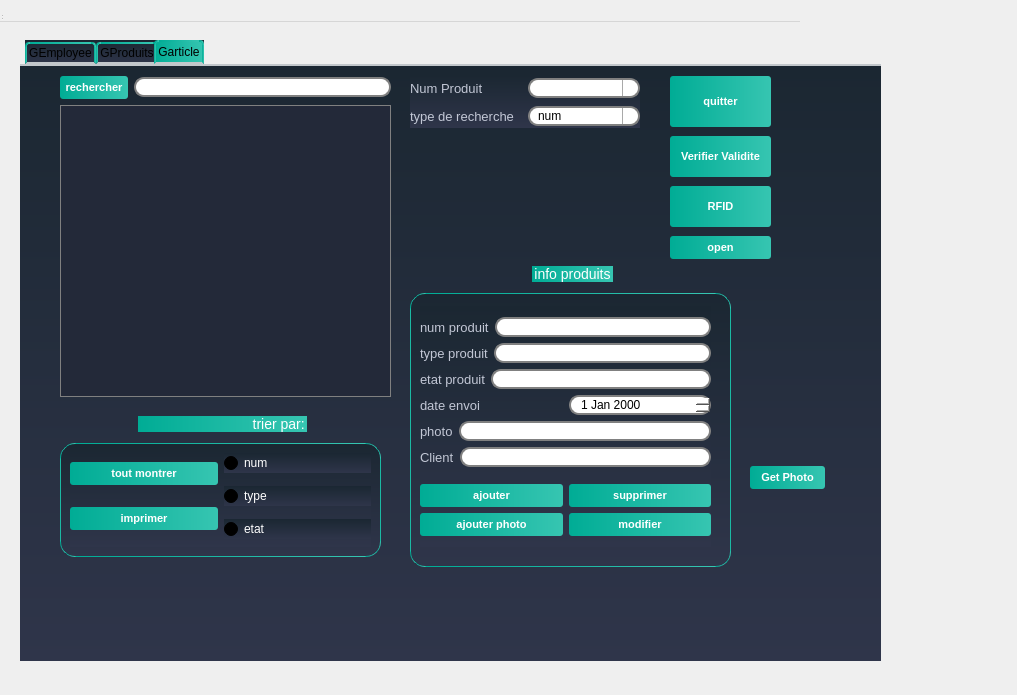
<?xml version="1.0" encoding="UTF-8"?>
<ui version="4.0">
 <class>garticle</class>
 <widget class="garticle" name="garticle">
  <property name="geometry">
   <rect>
    <x>0</x>
    <y>0</y>
    <width>1017</width>
    <height>695</height>
   </rect>
  </property>
  <property name="windowTitle">
   <string>garticle</string>
  </property>
  <widget class="QWidget" name="centralwidget" native="true">
   <property name="geometry">
    <rect>
     <x>0</x>
     <y>20</y>
     <width>771</width>
     <height>561</height>
    </rect>
   </property>
  </widget>
  <widget class="QMenuBar" name="menubar">
   <property name="geometry">
    <rect>
     <x>0</x>
     <y>0</y>
     <width>800</width>
     <height>22</height>
    </rect>
   </property>
  </widget>
  <widget class="QStatusBar" name="statusbar">
   <property name="geometry">
    <rect>
     <x>0</x>
     <y>0</y>
     <width>3</width>
     <height>21</height>
    </rect>
   </property>
  </widget>
  <widget class="QTabWidget" name="tab_article">
   <property name="geometry">
    <rect>
     <x>20</x>
     <y>40</y>
     <width>861</width>
     <height>621</height>
    </rect>
   </property>
   <property name="styleSheet">
    <string notr="true">/*-----QWidget-----*/

QWidget

{

	background-color: qlineargradient(spread:repeat, x1:1, y1:0, x2:1, y2:1, stop:0 rgba(27, 39, 50, 255),stop:1 rgba(47, 53, 74, 255));

	color: #000000;



}





/*-----QLabel-----*/

QLabel

{

	background-color: transparent;

	color: #c2c7d5;

	font-size: 13px;



}





/*-----QPushButton-----*/

QPushButton

{

	background-color: qlineargradient(spread:pad, x1:0, y1:0.511, x2:1, y2:0.511, stop:0 rgba(0, 172, 149, 255),stop:0.995192 rgba(54, 197, 177, 255));

	color: #fff;

	font-size: 11px;

	font-weight: bold;

	border: none;

	border-radius: 3px;

	padding: 5px;



}





QPushButton::pressed

{

	background-color: qlineargradient(spread:pad, x1:0, y1:0.511, x2:1, y2:0.511, stop:0 rgba(0, 207, 179, 255),stop:1 rgba(70, 255, 230, 255));



}





/*-----QCheckBox-----*/

QCheckBox

{

	background-color: transparent;

	color: #fff;

	font-size: 10px;

	font-weight: bold;

	border: none;

	border-radius: 5px;



}





/*-----QCheckBox-----*/

QCheckBox::indicator

{

    color: #b1b1b1;

    background-color: #323232;

    border: 1px solid darkgray;

    width: 12px;

    height: 12px;



}





QCheckBox::indicator:checked

{

    image:url(&quot;./ressources/check.png&quot;);

	background-color: qlineargradient(spread:pad, x1:0, y1:0.511, x2:1, y2:0.511, stop:0 rgba(0, 172, 149, 255),stop:0.995192 rgba(54, 197, 177, 255));;

    border: 1px solid #607cff;



}





QCheckBox::indicator:unchecked:hover

{

    border: 1px solid #08b099;



}





QCheckBox::disabled

{

	color: #656565;



}





QCheckBox::indicator:disabled

{

	background-color: #656565;

	color: #656565;

    border: 1px solid #656565;



}





/*-----QLineEdit-----*/

QLineEdit

{

	background-color: #c2c7d5;

	color: #000;

	font-weight: bold;

	border: none;

	border-radius: 2px;

	padding: 3px;



}







/*-----QListView-----*/

QListView

{

	background-color: qlineargradient(spread:pad, x1:1, y1:0, x2:1, y2:1, stop:0 rgba(50, 61, 80, 255),stop:1 rgba(44, 49, 69, 255));

	color: #fff;

	font-size: 12px;

	font-weight: bold;

	border: 1px solid #191919;

	show-decoration-selected: 0;



}





QListView::item

{

	color: #31cecb;

	background-color: #454e5e;

	border: none;

	padding: 5px;

	border-radius: 0px;

	padding-left : 10px;

	height: 42px;



}



QListView::item:selected

{

	color: #31cecb;

	background-color: #454e5e;



}





QListView::item:!selected

{

	color:white;

	background-color: transparent;

	border: none;

	padding-left : 10px;



}





QListView::item:!selected:hover

{

	color: #bbbcba;

	background-color: #454e5e;

	border: none;

	padding-left : 10px;



}





/*-----QTreeView-----*/

QTreeView 

{

	background-color: #232939;

	show-decoration-selected: 0;

	color: #c2c8d7;



}





QTreeView::item 

{

	border-top-color: transparent;

	border-bottom-color: transparent;



}





QTreeView::item:hover 

{

	background-color: #606060;

	color: #fff;



}





QTreeView::item:selected 

{

	background-color: #0ab19a;

	color: #fff;



}





QTreeView::item:selected:active

{

	background-color: #0ab19a;

	color: #fff;



}





QTreeView::branch:has-children:!has-siblings:closed,

QTreeView::branch:closed:has-children:has-siblings 

{

	image: url(://tree-closed.png);



}



QTreeView::branch:open:has-children:!has-siblings,

QTreeView::branch:open:has-children:has-siblings  

{

	image: url(://tree-open.png);



}





/*-----QTableView &amp; QTableWidget-----*/

QTableView

{

    background-color: #232939;

	border: 1px solid gray;

    color: #f0f0f0;

    gridline-color: #232939;

    outline : 0;



}





QTableView::disabled

{

    background-color: #242526;

    border: 1px solid #32414B;

    color: #656565;

    gridline-color: #656565;

    outline : 0;



}





QTableView::item:hover 

{

    background-color: #606060;

    color: #f0f0f0;



}





QTableView::item:selected 

{

	background-color: #0ab19a;

    color: #F0F0F0;



}





QTableView::item:selected:disabled

{

    background-color: #1a1b1c;

    border: 2px solid #525251;

    color: #656565;



}





QTableCornerButton::section

{

	background-color: #343a49;

    color: #fff;



}





QHeaderView::section

{

	color: #fff;

	border-top: 0px;

	border-bottom: 1px solid gray;

	border-right: 1px solid gray;

	background-color: #343a49;

    margin-top:1px;

	margin-bottom:1px;

	padding: 5px;



}





QHeaderView::section:disabled

{

    background-color: #525251;

    color: #656565;



}





QHeaderView::section:checked

{

    color: #fff;

    background-color: #0ab19a;



}





QHeaderView::section:checked:disabled

{

    color: #656565;

    background-color: #525251;



}





QHeaderView::section::vertical::first,

QHeaderView::section::vertical::only-one

{

    border-top: 1px solid #353635;



}





QHeaderView::section::vertical

{

    border-top: 1px solid #353635;



}





QHeaderView::section::horizontal::first,

QHeaderView::section::horizontal::only-one

{

    border-left: 1px solid #353635;



}





QHeaderView::section::horizontal

{

    border-left: 1px solid #353635;



}





/*-----QScrollBar-----*/

QScrollBar:horizontal 

{

    background-color: transparent;

    height: 8px;

    margin: 0px;

    padding: 0px;



}





QScrollBar::handle:horizontal 

{

    border: none;

	min-width: 100px;

    background-color: #56576c;



}





QScrollBar::add-line:horizontal, 

QScrollBar::sub-line:horizontal,

QScrollBar::add-page:horizontal, 

QScrollBar::sub-page:horizontal 

{

    width: 0px;

    background-color: transparent;



}





QScrollBar:vertical 

{

    background-color: transparent;

    width: 8px;

    margin: 0;



}





QScrollBar::handle:vertical 

{

    border: none;

	min-height: 100px;

    background-color: #56576c;



}





QScrollBar::add-line:vertical, 

QScrollBar::sub-line:vertical,

QScrollBar::add-page:vertical, 

QScrollBar::sub-page:vertical 

{

    height: 0px;

    background-color: transparent;



}

QGroupBox  {

    border: 1px solid gray;

    border-color: qlineargradient(spread:pad, x1:0, y1:0.511, x2:1, y2:0.511, stop:0 rgba(0, 172, 149, 255),stop:0.995192 rgba(54, 197, 177, 255));;

    margin-top: 27px;

    font-size: 14px;

    border-radius: 15px;

}



QGroupBox::title  {

    subcontrol-origin: margin;

    subcontrol-position: top center;

    padding: 5px 8000px 5px 8000px;

    background-color: qlineargradient(spread:pad, x1:0, y1:0.511, x2:1, y2:0.511, stop:0 rgba(0, 172, 149, 255),stop:0.995192 rgba(54, 197, 177, 255));;

    color: rgb(255, 255, 255);

}

QLineEdit {

    border: 2px solid gray;

    border-radius: 10px;

    padding: 0 8px;

    background: white;

    selection-background-color: darkgray;

}

QComboBox {

    border: 2px solid grey;

    border-radius: 10px;

    padding: 0 8px;

    min-width: 6em;

}



QComboBox:editable {

    background: white;

}



QComboBox:!editable, QComboBox::drop-down:editable {

     background: white;

}



/* QComboBox gets the &quot;on&quot; state when the popup is open */

QComboBox:!editable:on, QComboBox::drop-down:editable:on {

    background: qlineargradient(x1: 0, y1: 0, x2: 0, y2: 1,

                                stop: 0 #D3D3D3, stop: 0.4 #D8D8D8,

                                stop: 0.5 #DDDDDD, stop: 1.0 #E1E1E1);

}



QComboBox:on { /* shift the text when the popup opens */

    padding-top: 3px;

    padding-left: 4px;

}



QComboBox::drop-down {

    subcontrol-origin: padding;

    subcontrol-position: top right;

    width: 15px;



    border-left-width: 1px;

    border-left-color: darkgray;

    border-left-style: solid; /* just a single line */

    border-top-right-radius: 10px; /* same radius as the QComboBox */

    border-bottom-right-radius: 10px;

}



QComboBox::down-arrow {

    image: url(/usr/share/icons/crystalsvg/16x16/actions/1downarrow.png);

}



QComboBox::down-arrow:on { /* shift the arrow when popup is open */

    top: 1px;

    left: 1px;

}

QComboBox QAbstractItemView {

    border: 2px solid gray;

    selection-background-color: lightgray;

}

QTabWidget::pane { /* The tab widget frame */

    border-top: 2px solid #C2C7CB;

}



QTabWidget::tab-bar {

    left: 5px; /* move to the right by 5px */

}



/* Style the tab using the tab sub-control. Note that

    it reads QTabBar _not_ QTabWidget */

QTabBar::tab {

    background: qlineargradient(x1: 0, y1: 0, x2: 0, y2: 1,

                                stop: 0 #E1E1E1, stop: 0.4 #DDDDDD,

                                stop: 0.5 #D8D8D8, stop: 1.0 #D3D3D3);

    border: 2px solid qlineargradient(spread:pad, x1:0, y1:0.511, x2:1, y2:0.511, stop:0 rgba(0, 172, 149, 255),stop:0.995192 rgba(54, 197, 177, 255));;

    border-bottom-color: #C2C7CB; /* same as the pane color */

    border-top-left-radius: 4px;

    border-top-right-radius: 4px;

    min-width: 8ex;

    padding: 2px;

}



QTabBar::tab:selected, QTabBar::tab:hover {

    background: qlineargradient(spread:pad, x1:0, y1:0.511, x2:1, y2:0.511, stop:0 rgba(0, 172, 149, 255),stop:0.995192 rgba(54, 197, 177, 255));

}



QTabBar::tab:selected {

    border-color:qlineargradient(spread:pad, x1:0, y1:0.511, x2:1, y2:0.511, stop:0 rgba(0, 172, 149, 255),stop:0.995192 rgba(54, 197, 177, 255));

    border-bottom-color: #C2C7CB; /* same as pane color */

}



QTabBar::tab:!selected {

    margin-top: 2px; /* make non-selected tabs look smaller */

}



/* make use of negative margins for overlapping tabs */

QTabBar::tab:selected {

    /* expand/overlap to the left and right by 4px */

    margin-left: -4px;

    margin-right: -4px;

}



QTabBar::tab:first:selected {

    margin-left: 0; /* the first selected tab has nothing to overlap with on the left */

}



QTabBar::tab:last:selected {

    margin-right: 0; /* the last selected tab has nothing to overlap with on the right */

}



QTabBar::tab:only-one {

    margin: 0; /* if there is only one tab, we don't want overlapping margins */

}

QRadioButton{



	color:white;

	font:solid;

}

QDateEdit

{

    background-color: white;

	border: 2px solid grey;

    border-radius: 10px;

    padding: 0 8px;

    spacing: 5px; 

    min-width: 6em;

}





QDateEdit::drop-down {

    image: url(:/new/myapp/cbarrowdn.png);

    width:50px;

    height:15px;

    subcontrol-position: right top;

    subcontrol-origin:margin;

    background-color: white;

   	border: 2px solid grey;

    border-radius: 10px;

    padding: 0 8px;

    spacing: 5px; 

    min-width: 6em;

   spacing: 5px; 

}</string>
   </property>
   <property name="currentIndex">
    <number>2</number>
   </property>
   <property name="elideMode">
    <enum>Qt::ElideNone</enum>
   </property>
   <widget class="QWidget" name="tab_3">
    <attribute name="title">
     <string>GEmployee</string>
    </attribute>
   </widget>
   <widget class="QWidget" name="tab_2">
    <attribute name="title">
     <string>GProduits</string>
    </attribute>
   </widget>
   <widget class="QWidget" name="tab">
    <attribute name="title">
     <string>Garticle</string>
    </attribute>
    <widget class="QGroupBox" name="groupBox">
     <property name="geometry">
      <rect>
       <x>390</x>
       <y>200</y>
       <width>321</width>
       <height>301</height>
      </rect>
     </property>
     <property name="title">
      <string>info produits</string>
     </property>
     <widget class="QWidget" name="layoutWidget">
      <property name="geometry">
       <rect>
        <x>10</x>
        <y>40</y>
        <width>291</width>
        <height>241</height>
       </rect>
      </property>
      <layout class="QVBoxLayout" name="verticalLayout_7">
       <item>
        <layout class="QVBoxLayout" name="verticalLayout_6">
         <item>
          <layout class="QVBoxLayout" name="verticalLayout_4">
           <item>
            <layout class="QHBoxLayout" name="horizontalLayout_4">
             <item>
              <widget class="QLabel" name="label">
               <property name="text">
                <string>num produit</string>
               </property>
              </widget>
             </item>
             <item>
              <widget class="QLineEdit" name="num_prod"/>
             </item>
            </layout>
           </item>
           <item>
            <layout class="QHBoxLayout" name="horizontalLayout_5">
             <item>
              <widget class="QLabel" name="label_2">
               <property name="text">
                <string>type produit</string>
               </property>
              </widget>
             </item>
             <item>
              <widget class="QLineEdit" name="type_prod"/>
             </item>
            </layout>
           </item>
           <item>
            <layout class="QHBoxLayout" name="horizontalLayout_6">
             <item>
              <widget class="QLabel" name="label_3">
               <property name="text">
                <string>etat produit</string>
               </property>
              </widget>
             </item>
             <item>
              <widget class="QLineEdit" name="etat_prod"/>
             </item>
            </layout>
           </item>
           <item>
            <layout class="QHBoxLayout" name="horizontalLayout_8">
             <item>
              <widget class="QLabel" name="label_5">
               <property name="text">
                <string>date envoi</string>
               </property>
              </widget>
             </item>
             <item>
              <widget class="QDateEdit" name="date_env"/>
             </item>
            </layout>
           </item>
          </layout>
         </item>
         <item>
          <layout class="QHBoxLayout" name="horizontalLayout_7">
           <item>
            <widget class="QLabel" name="label_4">
             <property name="text">
              <string>photo</string>
             </property>
            </widget>
           </item>
           <item>
            <widget class="QLineEdit" name="photo_prod"/>
           </item>
          </layout>
         </item>
         <item>
          <layout class="QHBoxLayout" name="horizontalLayout_11">
           <item>
            <widget class="QLabel" name="label_6">
             <property name="text">
              <string>Client</string>
             </property>
            </widget>
           </item>
           <item>
            <widget class="QLineEdit" name="cin_client"/>
           </item>
          </layout>
         </item>
        </layout>
       </item>
       <item>
        <layout class="QVBoxLayout" name="verticalLayout_5">
         <item>
          <layout class="QHBoxLayout" name="horizontalLayout_9">
           <item>
            <widget class="QPushButton" name="ajout_article">
             <property name="text">
              <string>ajouter</string>
             </property>
            </widget>
           </item>
           <item>
            <widget class="QPushButton" name="supp_article">
             <property name="text">
              <string>supprimer</string>
             </property>
            </widget>
           </item>
          </layout>
         </item>
         <item>
          <layout class="QHBoxLayout" name="horizontalLayout_10">
           <item>
            <widget class="QPushButton" name="pushButton_4">
             <property name="text">
              <string>ajouter photo</string>
             </property>
            </widget>
           </item>
           <item>
            <widget class="QPushButton" name="modif_article">
             <property name="text">
              <string>modifier</string>
             </property>
            </widget>
           </item>
          </layout>
         </item>
        </layout>
       </item>
      </layout>
     </widget>
    </widget>
    <widget class="QPushButton" name="pushButton_2">
     <property name="geometry">
      <rect>
       <x>650</x>
       <y>10</y>
       <width>101</width>
       <height>51</height>
      </rect>
     </property>
     <property name="text">
      <string>quitter</string>
     </property>
    </widget>
    <widget class="QGroupBox" name="groupBox_2">
     <property name="geometry">
      <rect>
       <x>40</x>
       <y>350</y>
       <width>321</width>
       <height>141</height>
      </rect>
     </property>
     <property name="title">
      <string>                             trier par:</string>
     </property>
     <widget class="QWidget" name="layoutWidget">
      <property name="geometry">
       <rect>
        <x>10</x>
        <y>30</y>
        <width>301</width>
        <height>101</height>
       </rect>
      </property>
      <layout class="QHBoxLayout" name="horizontalLayout_3">
       <item>
        <layout class="QVBoxLayout" name="verticalLayout_3">
         <item>
          <widget class="QPushButton" name="tot_afficher_art">
           <property name="text">
            <string>tout montrer</string>
           </property>
          </widget>
         </item>
         <item>
          <widget class="QPushButton" name="pdfarticle">
           <property name="text">
            <string>imprimer</string>
           </property>
          </widget>
         </item>
        </layout>
       </item>
       <item>
        <layout class="QHBoxLayout" name="horizontalLayout_2">
         <item>
          <layout class="QVBoxLayout" name="verticalLayout_2">
           <item>
            <widget class="QRadioButton" name="tri_num_art">
             <property name="text">
              <string>num</string>
             </property>
            </widget>
           </item>
           <item>
            <widget class="QRadioButton" name="tri_type_art">
             <property name="text">
              <string>type</string>
             </property>
            </widget>
           </item>
           <item>
            <widget class="QRadioButton" name="tri_etat_art">
             <property name="text">
              <string>etat</string>
             </property>
            </widget>
           </item>
          </layout>
         </item>
        </layout>
       </item>
      </layout>
     </widget>
    </widget>
    <widget class="QWidget" name="layoutWidget">
     <property name="geometry">
      <rect>
       <x>40</x>
       <y>10</y>
       <width>331</width>
       <height>321</height>
      </rect>
     </property>
     <layout class="QVBoxLayout" name="verticalLayout">
      <item>
       <layout class="QHBoxLayout" name="horizontalLayout">
        <item>
         <widget class="QPushButton" name="btn_rech_art">
          <property name="text">
           <string>rechercher</string>
          </property>
         </widget>
        </item>
        <item>
         <widget class="QLineEdit" name="line_rech_art"/>
        </item>
       </layout>
      </item>
      <item>
       <widget class="QTableView" name="tab_art">
        <property name="styleSheet">
         <string notr="true">/*-----QWidget-----*/

QWidget

{

	background-color: qlineargradient(spread:repeat, x1:1, y1:0, x2:1, y2:1, stop:0 rgba(27, 39, 50, 255),stop:1 rgba(47, 53, 74, 255));

	color: #000000;



}





/*-----QLabel-----*/

QLabel

{

	background-color: transparent;

	color: #c2c7d5;

	font-size: 13px;



}





/*-----QPushButton-----*/

QPushButton

{

	background-color: qlineargradient(spread:pad, x1:0, y1:0.511, x2:1, y2:0.511, stop:0 rgba(0, 172, 149, 255),stop:0.995192 rgba(54, 197, 177, 255));

	color: #fff;

	font-size: 11px;

	font-weight: bold;

	border: none;

	border-radius: 3px;

	padding: 5px;



}





QPushButton::pressed

{

	background-color: qlineargradient(spread:pad, x1:0, y1:0.511, x2:1, y2:0.511, stop:0 rgba(0, 207, 179, 255),stop:1 rgba(70, 255, 230, 255));



}





/*-----QCheckBox-----*/

QCheckBox

{

	background-color: transparent;

	color: #fff;

	font-size: 10px;

	font-weight: bold;

	border: none;

	border-radius: 5px;



}





/*-----QCheckBox-----*/

QCheckBox::indicator

{

    color: #b1b1b1;

    background-color: #323232;

    border: 1px solid darkgray;

    width: 12px;

    height: 12px;



}





QCheckBox::indicator:checked

{

    image:url(&quot;./ressources/check.png&quot;);

	background-color: qlineargradient(spread:pad, x1:0, y1:0.511, x2:1, y2:0.511, stop:0 rgba(0, 172, 149, 255),stop:0.995192 rgba(54, 197, 177, 255));;

    border: 1px solid #607cff;



}





QCheckBox::indicator:unchecked:hover

{

    border: 1px solid #08b099;



}





QCheckBox::disabled

{

	color: #656565;



}





QCheckBox::indicator:disabled

{

	background-color: #656565;

	color: #656565;

    border: 1px solid #656565;



}





/*-----QLineEdit-----*/

QLineEdit

{

	background-color: #c2c7d5;

	color: #000;

	font-weight: bold;

	border: none;

	border-radius: 2px;

	padding: 3px;



}







/*-----QListView-----*/

QListView

{

	background-color: qlineargradient(spread:pad, x1:1, y1:0, x2:1, y2:1, stop:0 rgba(50, 61, 80, 255),stop:1 rgba(44, 49, 69, 255));

	color: #fff;

	font-size: 12px;

	font-weight: bold;

	border: 1px solid #191919;

	show-decoration-selected: 0;



}





QListView::item

{

	color: #31cecb;

	background-color: #454e5e;

	border: none;

	padding: 5px;

	border-radius: 0px;

	padding-left : 10px;

	height: 42px;



}



QListView::item:selected

{

	color: #31cecb;

	background-color: #454e5e;



}





QListView::item:!selected

{

	color:white;

	background-color: transparent;

	border: none;

	padding-left : 10px;



}





QListView::item:!selected:hover

{

	color: #bbbcba;

	background-color: #454e5e;

	border: none;

	padding-left : 10px;



}





/*-----QTreeView-----*/

QTreeView 

{

	background-color: #232939;

	show-decoration-selected: 0;

	color: #c2c8d7;



}





QTreeView::item 

{

	border-top-color: transparent;

	border-bottom-color: transparent;



}





QTreeView::item:hover 

{

	background-color: #606060;

	color: #fff;



}





QTreeView::item:selected 

{

	background-color: #0ab19a;

	color: #fff;



}





QTreeView::item:selected:active

{

	background-color: #0ab19a;

	color: #fff;



}





QTreeView::branch:has-children:!has-siblings:closed,

QTreeView::branch:closed:has-children:has-siblings 

{

	image: url(://tree-closed.png);



}



QTreeView::branch:open:has-children:!has-siblings,

QTreeView::branch:open:has-children:has-siblings  

{

	image: url(://tree-open.png);



}





/*-----QTableView &amp; QTableWidget-----*/

QTableView

{

    background-color: #232939;

	border: 1px solid gray;

    color: #f0f0f0;

    gridline-color: #232939;

    outline : 0;



}





QTableView::disabled

{

    background-color: #242526;

    border: 1px solid #32414B;

    color: #656565;

    gridline-color: #656565;

    outline : 0;



}





QTableView::item:hover 

{

    background-color: #606060;

    color: #f0f0f0;



}





QTableView::item:selected 

{

	background-color: #0ab19a;

    color: #F0F0F0;



}





QTableView::item:selected:disabled

{

    background-color: #1a1b1c;

    border: 2px solid #525251;

    color: #656565;



}





QTableCornerButton::section

{

	background-color: #343a49;

    color: #fff;



}





QHeaderView::section

{

	color: #fff;

	border-top: 0px;

	border-bottom: 1px solid gray;

	border-right: 1px solid gray;

	background-color: #343a49;

    margin-top:1px;

	margin-bottom:1px;

	padding: 5px;



}





QHeaderView::section:disabled

{

    background-color: #525251;

    color: #656565;



}





QHeaderView::section:checked

{

    color: #fff;

    background-color: #0ab19a;



}





QHeaderView::section:checked:disabled

{

    color: #656565;

    background-color: #525251;



}





QHeaderView::section::vertical::first,

QHeaderView::section::vertical::only-one

{

    border-top: 1px solid #353635;



}





QHeaderView::section::vertical

{

    border-top: 1px solid #353635;



}





QHeaderView::section::horizontal::first,

QHeaderView::section::horizontal::only-one

{

    border-left: 1px solid #353635;



}





QHeaderView::section::horizontal

{

    border-left: 1px solid #353635;



}





/*-----QScrollBar-----*/

QScrollBar:horizontal 

{

    background-color: transparent;

    height: 8px;

    margin: 0px;

    padding: 0px;



}





QScrollBar::handle:horizontal 

{

    border: none;

	min-width: 100px;

    background-color: #56576c;



}





QScrollBar::add-line:horizontal, 

QScrollBar::sub-line:horizontal,

QScrollBar::add-page:horizontal, 

QScrollBar::sub-page:horizontal 

{

    width: 0px;

    background-color: transparent;



}





QScrollBar:vertical 

{

    background-color: transparent;

    width: 8px;

    margin: 0;



}





QScrollBar::handle:vertical 

{

    border: none;

	min-height: 100px;

    background-color: #56576c;



}





QScrollBar::add-line:vertical, 

QScrollBar::sub-line:vertical,

QScrollBar::add-page:vertical, 

QScrollBar::sub-page:vertical 

{

    height: 0px;

    background-color: transparent;



}

QGroupBox  {

    border: 1px solid gray;

    border-color: qlineargradient(spread:pad, x1:0, y1:0.511, x2:1, y2:0.511, stop:0 rgba(0, 172, 149, 255),stop:0.995192 rgba(54, 197, 177, 255));;

    margin-top: 27px;

    font-size: 14px;

    border-radius: 15px;

}



QGroupBox::title  {

    subcontrol-origin: margin;

    subcontrol-position: top center;

    padding: 5px 8000px 5px 8000px;

    background-color: qlineargradient(spread:pad, x1:0, y1:0.511, x2:1, y2:0.511, stop:0 rgba(0, 172, 149, 255),stop:0.995192 rgba(54, 197, 177, 255));;

    color: rgb(255, 255, 255);

}

QLineEdit {

    border: 2px solid gray;

    border-radius: 10px;

    padding: 0 8px;

    background: white;

    selection-background-color: darkgray;

}

QComboBox {

    border: 2px solid grey;

    border-radius: 10px;

    padding: 0 8px;

    min-width: 6em;

}



QComboBox:editable {

    background: white;

}



QComboBox:!editable, QComboBox::drop-down:editable {

     background: white;

}



/* QComboBox gets the &quot;on&quot; state when the popup is open */

QComboBox:!editable:on, QComboBox::drop-down:editable:on {

    background: qlineargradient(x1: 0, y1: 0, x2: 0, y2: 1,

                                stop: 0 #D3D3D3, stop: 0.4 #D8D8D8,

                                stop: 0.5 #DDDDDD, stop: 1.0 #E1E1E1);

}



QComboBox:on { /* shift the text when the popup opens */

    padding-top: 3px;

    padding-left: 4px;

}



QComboBox::drop-down {

    subcontrol-origin: padding;

    subcontrol-position: top right;

    width: 15px;



    border-left-width: 1px;

    border-left-color: darkgray;

    border-left-style: solid; /* just a single line */

    border-top-right-radius: 10px; /* same radius as the QComboBox */

    border-bottom-right-radius: 10px;

}



QComboBox::down-arrow {

    image: url(/usr/share/icons/crystalsvg/16x16/actions/1downarrow.png);

}



QComboBox::down-arrow:on { /* shift the arrow when popup is open */

    top: 1px;

    left: 1px;

}

QComboBox QAbstractItemView {

    border: 2px solid gray;

    selection-background-color: lightgray;

}

QTabWidget::pane { /* The tab widget frame */

    border-top: 2px solid #C2C7CB;

}



QTabWidget::tab-bar {

    left: 5px; /* move to the right by 5px */

}



/* Style the tab using the tab sub-control. Note that

    it reads QTabBar _not_ QTabWidget */

QTabBar::tab {

    background: qlineargradient(x1: 0, y1: 0, x2: 0, y2: 1,

                                stop: 0 #E1E1E1, stop: 0.4 #DDDDDD,

                                stop: 0.5 #D8D8D8, stop: 1.0 #D3D3D3);

    border: 2px solid qlineargradient(spread:pad, x1:0, y1:0.511, x2:1, y2:0.511, stop:0 rgba(0, 172, 149, 255),stop:0.995192 rgba(54, 197, 177, 255));;

    border-bottom-color: #C2C7CB; /* same as the pane color */

    border-top-left-radius: 4px;

    border-top-right-radius: 4px;

    min-width: 8ex;

    padding: 2px;

}



QTabBar::tab:selected, QTabBar::tab:hover {

    background: qlineargradient(spread:pad, x1:0, y1:0.511, x2:1, y2:0.511, stop:0 rgba(0, 172, 149, 255),stop:0.995192 rgba(54, 197, 177, 255));

}



QTabBar::tab:selected {

    border-color:qlineargradient(spread:pad, x1:0, y1:0.511, x2:1, y2:0.511, stop:0 rgba(0, 172, 149, 255),stop:0.995192 rgba(54, 197, 177, 255));

    border-bottom-color: #C2C7CB; /* same as pane color */

}



QTabBar::tab:!selected {

    margin-top: 2px; /* make non-selected tabs look smaller */

}



/* make use of negative margins for overlapping tabs */

QTabBar::tab:selected {

    /* expand/overlap to the left and right by 4px */

    margin-left: -4px;

    margin-right: -4px;

}



QTabBar::tab:first:selected {

    margin-left: 0; /* the first selected tab has nothing to overlap with on the left */

}



QTabBar::tab:last:selected {

    margin-right: 0; /* the last selected tab has nothing to overlap with on the right */

}



QTabBar::tab:only-one {

    margin: 0; /* if there is only one tab, we don't want overlapping margins */

}

QRadioButton{



	color:white;

	font:solid;

}

QDateEdit

{

    background-color: white;

	border: 2px solid grey;

    border-radius: 10px;

    padding: 0 8px;

    spacing: 5px; 

    min-width: 6em;

}





QDateEdit::drop-down {

    image: url(:/new/myapp/cbarrowdn.png);

    width:50px;

    height:15px;

    subcontrol-position: right top;

    subcontrol-origin:margin;

    background-color: white;

   	border: 2px solid grey;

    border-radius: 10px;

    padding: 0 8px;

    spacing: 5px; 

    min-width: 6em;

   spacing: 5px; 

}</string>
        </property>
       </widget>
      </item>
     </layout>
    </widget>
    <widget class="QWidget" name="layoutWidget">
     <property name="geometry">
      <rect>
       <x>390</x>
       <y>10</y>
       <width>230</width>
       <height>52</height>
      </rect>
     </property>
     <layout class="QVBoxLayout" name="verticalLayout_8">
      <item>
       <layout class="QHBoxLayout" name="horizontalLayout_12">
        <item>
         <widget class="QLabel" name="label_7">
          <property name="text">
           <string>Num Produit</string>
          </property>
         </widget>
        </item>
        <item>
         <widget class="QComboBox" name="comboBox_modif_prod"/>
        </item>
       </layout>
      </item>
      <item>
       <layout class="QHBoxLayout" name="horizontalLayout_13">
        <item>
         <widget class="QLabel" name="label_8">
          <property name="text">
           <string>type de recherche</string>
          </property>
         </widget>
        </item>
        <item>
         <widget class="QComboBox" name="combo_rech_art">
          <item>
           <property name="text">
            <string>num</string>
           </property>
          </item>
          <item>
           <property name="text">
            <string>client</string>
           </property>
          </item>
          <item>
           <property name="text">
            <string>type</string>
           </property>
          </item>
          <item>
           <property name="text">
            <string>etat</string>
           </property>
          </item>
         </widget>
        </item>
       </layout>
      </item>
     </layout>
    </widget>
    <widget class="QLabel" name="labelpic_art">
     <property name="geometry">
      <rect>
       <x>410</x>
       <y>90</y>
       <width>231</width>
       <height>91</height>
      </rect>
     </property>
     <property name="text">
      <string/>
     </property>
    </widget>
    <widget class="QPushButton" name="notif">
     <property name="geometry">
      <rect>
       <x>650</x>
       <y>70</y>
       <width>101</width>
       <height>41</height>
      </rect>
     </property>
     <property name="text">
      <string>Verifier Validite</string>
     </property>
    </widget>
    <widget class="QPushButton" name="RFID">
     <property name="geometry">
      <rect>
       <x>650</x>
       <y>120</y>
       <width>101</width>
       <height>41</height>
      </rect>
     </property>
     <property name="text">
      <string>RFID</string>
     </property>
    </widget>
    <widget class="QPushButton" name="open">
     <property name="geometry">
      <rect>
       <x>650</x>
       <y>170</y>
       <width>101</width>
       <height>23</height>
      </rect>
     </property>
     <property name="text">
      <string>open</string>
     </property>
    </widget>
    <widget class="QLabel" name="label_info_art">
     <property name="geometry">
      <rect>
       <x>30</x>
       <y>530</y>
       <width>691</width>
       <height>20</height>
      </rect>
     </property>
     <property name="text">
      <string/>
     </property>
    </widget>
    <widget class="QPushButton" name="get_photo">
     <property name="geometry">
      <rect>
       <x>730</x>
       <y>400</y>
       <width>75</width>
       <height>23</height>
      </rect>
     </property>
     <property name="text">
      <string>Get Photo</string>
     </property>
    </widget>
   </widget>
  </widget>
 </widget>
 <customwidgets>
  <customwidget>
   <class>garticle</class>
   <extends>QWidget</extends>
   <header>garticle.h</header>
   <container>1</container>
  </customwidget>
 </customwidgets>
 <resources/>
 <connections/>
</ui>
